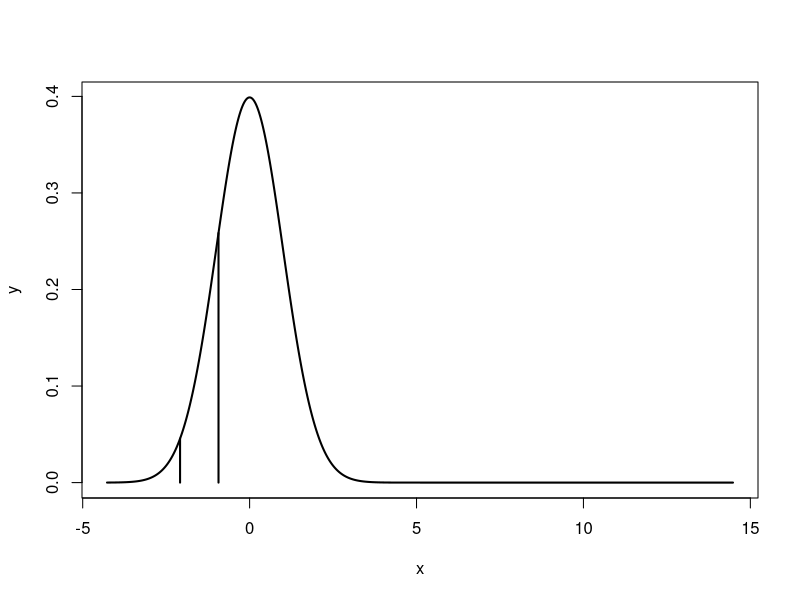

R code for this plot:
library(ggplot2)

#Normalizacion de una normal y calcular la probabilidad tomado una muestra

mu = 205
sigma = 48
x_bar = 185

n1 = 25

z = (x_bar - mu)/(sigma/sqrt(n1))
prob = pnorm(z,0,1)

n2 = 5
z2 = (x_bar - mu)/(sigma/sqrt(n2))
prob2 = pnorm(z2, 0,1)

x_prueba = seq(0, 900, length(901))
x = (x_prueba - mu)/(sigma)
y <- dnorm(x,0,1)

plot(x,y, type = 'l', lwd = 2)
rect(xleft = z,0,z,dnorm(z,0,1), col = "blue", lwd = 2)
rect(z2, 0 , z2, dnorm(z2,0,1), col = "green", lwd = 2)